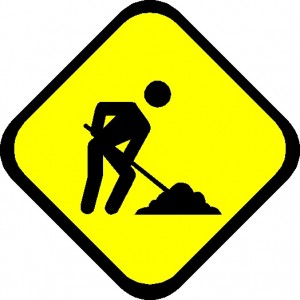
#> input picture test.jpg, 300 x 300 px, given in place of the camera
$ python denoise.py   (Python 2 division)
#> lines starting #> are read from the running program, lines starting #| are printed output that depends on the picture
import numpy as np
import cv2

cap = cv2.VideoCapture(0)
fourcc = cv2.VideoWriter_fourcc(*'XVID')
kernel = np.ones((5,5))
k=0
imgo = np.zeros((480,640))

def deflicker(img):
	global imgo
	kp = 0.5
	i=0
	j=0
	a=np.shape(img)
	thresh = 20
	print a
	w = a[0]
	h = a[1]
	fimg = np.zeros(a)
	print np.shape(fimg)
	d = img - imgo
	if np.sum(d)>1*480*640:
		fimg = img + d/50
	imgo = img

	return fimg


while(True):
	ret, frame = cap.read()
#> frame is the input picture: shape (300, 300, 3); mean B, G, R 103, 207, 207.1
	frameo = frame
	gray = cv2.cvtColor(frame, cv2.COLOR_BGR2GRAY)
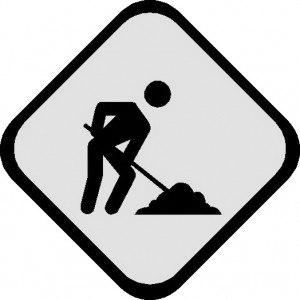
#> gray: shape (300, 300); min 0, max 255, mean 195.2
	blur = cv2.GaussianBlur(frame, (15,15) , 0)
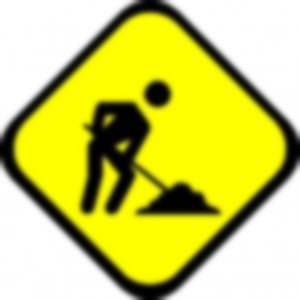
#> blur: shape (300, 300, 3); mean B, G, R 102.9, 207, 207.1
	frame = cv2.morphologyEx(frame, cv2.MORPH_OPEN, kernel)
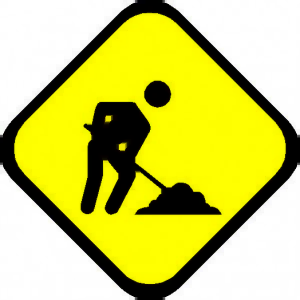
#> frame: shape (300, 300, 3); mean B, G, R 100, 205.8, 206
	cv2.imshow('flicker',gray)
	gf = deflicker(gray)
#| (300, 300)
#| (300, 300)
#> (the run stopped early here; a loop or call above may not have finished)
